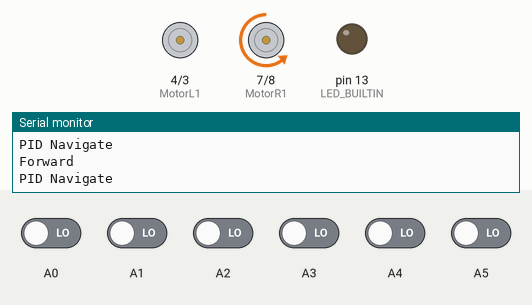
Simulated run of this sketch. Board: Arduino Uno, built with avr-gcc and run on an emulated ATmega328P. On the bench: motor-driver pin pairs drawn as motors (green arrow = first pin HIGH = forward, orange = second pin HIGH = backward, longer = more drive, scaled by the enable pin), output pins drawn as LEDs (lit = HIGH), the last lines printed to the serial monitor. The test bench sets the inputs (shaded band); at power-on: A0–5 LOW.

Above: at 10.7 s.
10.8 s: A0 driven HIGH
At 11.4 s:
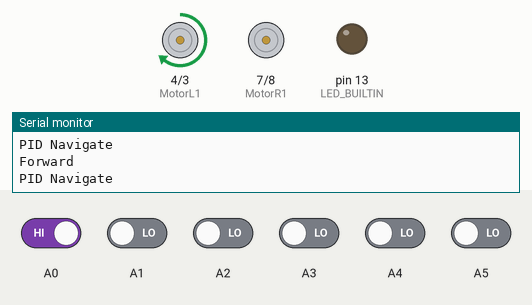
12.3 s: A1 driven HIGH
At 13.3 s:
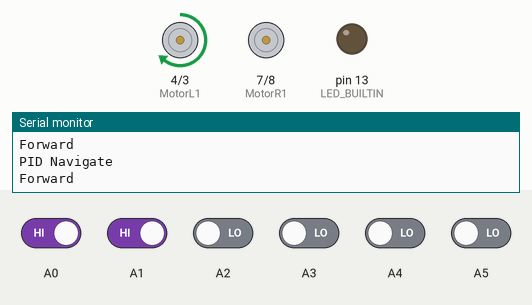
13.8 s: A2 driven HIGH
At 14.5 s:
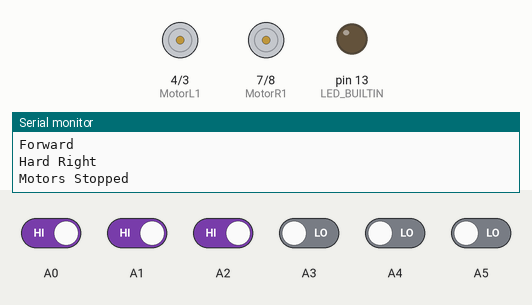
16.8 s: A0 driven LOW
18.8 s: A3 driven HIGH
At 19.6 s:
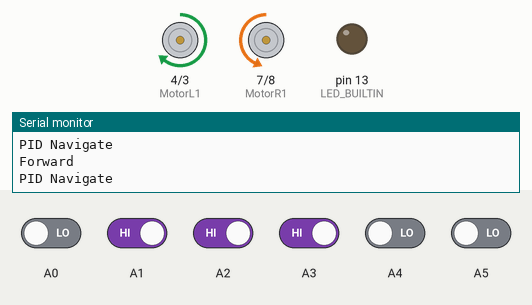
20.3 s: A4 driven HIGH
At 21.0 s:
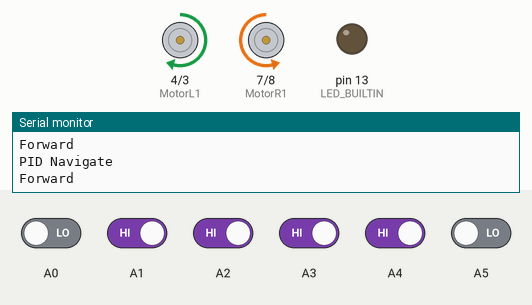
Timing chart, 0 to 22.8 s (numbered marks = the images above; inputs shaded):
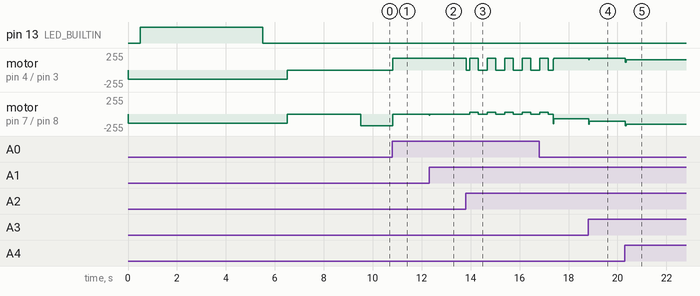

Measured:
- after the input at 10.8 s, motor on pin 4 (MotorL1) / pin 3 (MotorL2): stopped → forward 178/255 at once; motor on pin 7 (MotorR1) / pin 8 (MotorR2): backward 178/255 → stopped at once
- after the input at 12.3 s, motor on pin 7 (MotorR1) / pin 8 (MotorR2): stopped → backward 22/255 at once, → stopped 0.02 s later
- after the input at 13.8 s, motor on pin 4 (MotorL1) / pin 3 (MotorL2): forward 178/255 → stopped at once, then repeats every 0.71 s: forward 178/255 0.35 s, stopped 0.36 s; motor on pin 7 (MotorR1) / pin 8 (MotorR2): alternates forward 30/255 for 0.35 s and stopped for 0.36 s, starting after 0.17 s
- after the input at 18.8 s, motor on pin 4 (MotorL1) / pin 3 (MotorL2): forward 178/255 → forward 156/255 at once, → forward 178/255 0.02 s later; motor on pin 7 (MotorR1) / pin 8 (MotorR2): backward 68/255 → backward 111/255 at once
- after the input at 20.3 s, motor on pin 4 (MotorL1) / pin 3 (MotorL2): forward 178/255 → forward 153/255 at once; motor on pin 7 (MotorR1) / pin 8 (MotorR2): backward 111/255 → backward 153/255 at once

The sketch:

lfr.ino
```cpp
#include <QTRSensors.h>

//motor pins
#define PWM_L 5
#define MotorL1 4
#define MotorL2 3
#define PWM_R 6
#define MotorR1 7
#define MotorR2 8

//motor speed
#define BaseSpeed 255 * 0.6
#define MaxSpeed 255 * 0.7

//Sensor initial
QTRSensors qtr;
const uint8_t SensorCount = 6;
uint16_t sensorValues[SensorCount];


//***************************************************************
void setup() {
  Serial.begin(9600);
  SetupMotor();
  SetupQTR();

  LeftRotate();
  Calibrate();
  Stop(3000);
}


void loop() {
  Navigate();
  delay(10);
}
```

IR_setup.ino
```cpp
void SetupQTR() {
  qtr.setTypeRC();
  qtr.setSensorPins((const uint8_t[]){ A5, A4, A3, A2, A1, A0 }, SensorCount);
  qtr.setEmitterPin(2);
}

void Calibrate() {
  delay(500);
  pinMode(LED_BUILTIN, OUTPUT);
  digitalWrite(LED_BUILTIN, HIGH);  // turn on Arduino's LED to indicate we are in calibration mode

  // Call calibrate() 400 times to make calibration take about 10 seconds.
  for (uint16_t i = 0; i < 200; i++) {
    qtr.calibrate();
  }

  digitalWrite(LED_BUILTIN, LOW);  // turn off Arduino's LED to indicate we are through with calibration

  // print the calibration minimum values measured when emitters were on
  Serial.begin(9600);
  for (uint8_t i = 0; i < SensorCount; i++) {
    Serial.print(qtr.calibrationOn.minimum[i]);
    Serial.print(' ');
  }
  Serial.println();

  // print the calibration maximum values measured when emitters were on
  for (uint8_t i = 0; i < SensorCount; i++) {
    Serial.print(qtr.calibrationOn.maximum[i]);
    Serial.print(' ');
  }
  Serial.println();
  Serial.println();
  delay(1000);
}


uint16_t ReadLine() {
  uint16_t position = qtr.readLineBlack(sensorValues);

  for (uint8_t i = 0; i < SensorCount; i++) {
    Serial.print(sensorValues[i]);
    Serial.print('\t');
  }
  Serial.println(position);
  return position;
}

bool lineDetected(int IRvalue){
  return IRvalue > 500;
}
```

motor_controll.ino
```cpp
void SetupMotor() {
  pinMode(PWM_L, OUTPUT);
  pinMode(MotorL1, OUTPUT);
  pinMode(MotorL2, OUTPUT);
  pinMode(PWM_R, OUTPUT);
  pinMode(MotorR1, OUTPUT);
  pinMode(MotorR2, OUTPUT);

  //set initial speed
  analogWrite(PWM_L, BaseSpeed);
  analogWrite(PWM_R, BaseSpeed);
}


void LeftRotate() {
  analogWrite(PWM_L, 140);
  analogWrite(PWM_R, 140);

  digitalWrite(MotorL1, LOW);
  digitalWrite(MotorR1, LOW);

  digitalWrite(MotorR2, HIGH);
  digitalWrite(MotorL2, HIGH);

  Serial.println("LeftRotate");
}

void HardLeft() {
  analogWrite(PWM_R, MaxSpeed);
  analogWrite(PWM_L, BaseSpeed * .2);
  Serial.println("Hard Left");

  Stop(150);
  digitalWrite(MotorL1, LOW);
  digitalWrite(MotorR1, LOW);

  digitalWrite(MotorR2, HIGH);
  digitalWrite(MotorL2, HIGH);
  delay(350);
  Stop(200);
}


void HardRight() {
  analogWrite(PWM_R, BaseSpeed * .2);
  analogWrite(PWM_L, MaxSpeed);
  Serial.println("Hard Right");

  Stop(150);
  digitalWrite(MotorL1, HIGH);
  digitalWrite(MotorR1, HIGH); //

  digitalWrite(MotorR2, LOW);
  digitalWrite(MotorL2, LOW);
  delay(350);
  Stop(200);

}

void Forward(uint16_t leftMotorSpeed = BaseSpeed, uint16_t rightMotorSpeed = BaseSpeed) {
  analogWrite(PWM_L, leftMotorSpeed);
  analogWrite(PWM_R, rightMotorSpeed);


  digitalWrite(MotorL1, HIGH);
  digitalWrite(MotorR1, LOW);

  digitalWrite(MotorR2, HIGH);
  digitalWrite(MotorL2, LOW);

  Serial.println("Forward");
}


void Stop(uint16_t Delay) {
  digitalWrite(MotorL1, LOW);
  digitalWrite(MotorR1, LOW);

  digitalWrite(MotorR2, LOW);
  digitalWrite(MotorL2, LOW);

  delay(Delay);
  Serial.println("Motors Stopped");
}

void MotorTest() {
  LeftRotate();
}
```

navigation.ino
```cpp
//PID initials
float  Kp = .085; //values worked: .115, .085 for 60% speed
float Ki = 0.000;
float  Kd = .078; //values worked: .09, .078 for 60% speed

int P;
int I;
int D;
int lastError = 0;

void Navigate() {


  uint16_t position = qtr.readLineBlack(sensorValues);

  bool detected[6] = {0,0,0,0,0,0}; //for storing IR detectection status
  for (uint8_t i = 0; i < SensorCount; i++) {
    if(sensorValues[i] > 500) detected[i] = 1;
    else detected[i] = 0;
  }

  bool hardLeft = detected[0] && detected[1] && detected[2];
  bool hardRight = detected[3] && detected[4] && detected[5];
  bool crossSection = detected[0] && detected[1] && detected[2] && detected[3] && detected[4] && detected[5];

  if(crossSection) PIDNavigate(position);
  else if(hardLeft) HardLeft();
  else if(hardRight) HardRight();
  else PIDNavigate(position);
}


void PIDNavigate(uint16_t position){
  Serial.println("PID Navigate");
  int error = 2500 - position; //0 - 5000 for 6 IRs thus 2500

  P = error;
  I = I + error;
  D = error - lastError;
  lastError = error;

  int motorspeed = P*Kp + I*Ki + D*Kd;

  int leftMotorSpeed = BaseSpeed - motorspeed;
  int rightMotorSpeed = BaseSpeed + motorspeed;

  if (rightMotorSpeed > MaxSpeed) rightMotorSpeed = MaxSpeed;
  if (rightMotorSpeed < 0) rightMotorSpeed = 0;

  if (leftMotorSpeed > MaxSpeed) leftMotorSpeed = MaxSpeed;
  if (leftMotorSpeed < 0) leftMotorSpeed = 0;

  Forward(leftMotorSpeed, rightMotorSpeed);
}


void CrossSectionNavigate(bool lineOnCenter){
  Forward(BaseSpeed * 0.5, BaseSpeed * 0.5);
  delay(200);
  if(!lineOnCenter) {
    Serial.println("T Section.");
    Stop(1000);
  }
  else{
    Serial.println("CROSS Section.");
    Forward(BaseSpeed * 0.5, BaseSpeed * 0.5);
    delay(200);
  }
}
```
